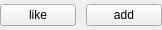
<ui version="4.0" >
 <class>BIGHOME_UI_likeManagerClass</class>
 <widget class="QWidget" name="BIGHOME_UI_likeManagerClass" >
  <property name="geometry" >
   <rect>
    <x>0</x>
    <y>0</y>
    <width>162</width>
    <height>30</height>
   </rect>
  </property>
  <property name="minimumSize" >
   <size>
    <width>46</width>
    <height>30</height>
   </size>
  </property>
  <property name="maximumSize" >
   <size>
    <width>162</width>
    <height>30</height>
   </size>
  </property>
  <property name="windowTitle" >
   <string>BIGHOME_UI_likeManager</string>
  </property>
  <layout class="QHBoxLayout" name="horizontalLayout_2" >
   <property name="spacing" >
    <number>0</number>
   </property>
   <property name="margin" >
    <number>0</number>
   </property>
   <item>
    <layout class="QHBoxLayout" name="horizontalLayout" >
     <property name="spacing" >
      <number>10</number>
     </property>
     <item>
      <widget class="QPushButton" name="like" >
       <property name="cursor" >
        <cursorShape>PointingHandCursor</cursorShape>
       </property>
       <property name="text" >
        <string>like</string>
       </property>
      </widget>
     </item>
     <item>
      <widget class="QPushButton" name="add" >
       <property name="cursor" >
        <cursorShape>PointingHandCursor</cursorShape>
       </property>
       <property name="text" >
        <string>add</string>
       </property>
      </widget>
     </item>
    </layout>
   </item>
  </layout>
 </widget>
 <layoutdefault spacing="6" margin="11" />
 <resources/>
 <connections/>
</ui>
